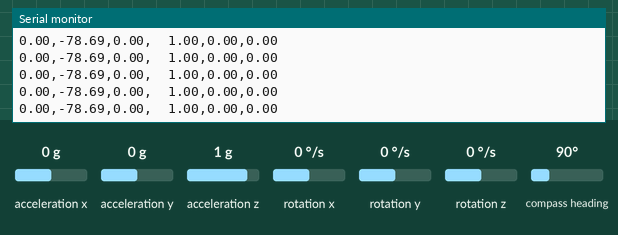
A sketch run on a simulated Arduino Nano 33 BLE. Shown: the last lines printed to the serial monitor. The inputs (shaded band) are chosen by the test bench; at power-on: acceleration z 1 g, acceleration x 0 g, acceleration y 0 g, rotation x 0 °/s, rotation y 0 °/s, rotation z 0 °/s, compass heading 90°.

Above: at 1.2 s.
1.3 s: acceleration z set to 0 g
At 2.1 s:
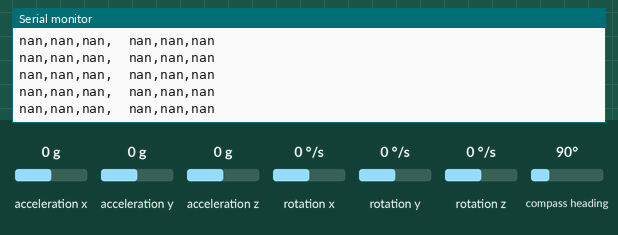
3.2 s: acceleration x set to -1.4 g
At 4.1 s:
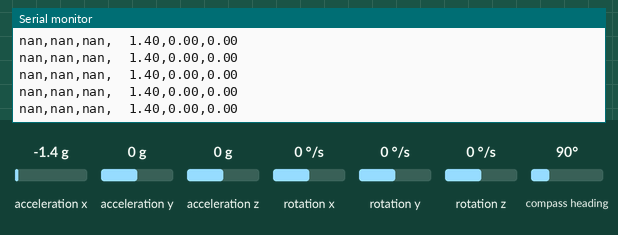
5.1 s: acceleration y set to -1.4 g
At 6.2 s:
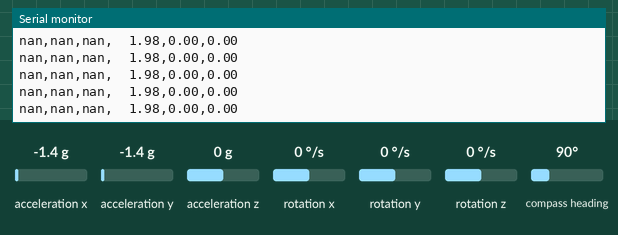

The sketch:

Orientation-code.ino
```cpp
#include <Arduino_BMI270_BMM150.h>

// Hard iron offsets (youll have to calibrate it every time u plug in ur arduino it sucks)
float hardIronOffsetX = -8.5; // X offset
float hardIronOffsetY = -2.5; // Y offset
float hardIronOffsetZ = -0.5; // Z offset

// Complementary filter constant (so like here the gyro integration method has a weighting of 0.98 and is corrected by the 0.02 accel + magno)
const float alpha = 0.98;
const float correctionThreshold = 4.0; // Maximum allowed disagreement in degrees (so if the gyro more than 4 degrees, it assumes its completely wrong and takes the accel + magno value)
const int correctionWindow = 4; // Number of readings to average

float gyroPitch = 0, gyroYaw = 0, gyroRoll = 0;
unsigned long lastTime = 0;
bool initialized = false;

// Circular buffers for accel/mag averages
float pitchAccMagBuffer[correctionWindow];
float yawAccMagBuffer[correctionWindow];
float rollAccMagBuffer[correctionWindow];
int bufferIndex = 0;

// Buffer to track average disagreement counts
int disagreementCount = 0;

void setup() {
  Serial.begin(9600);
  while (!Serial);
  Serial.println("Yaw,Pitch,Roll,UpAcceleration,NorthAcceleration,EastAcceleration"); // Header for the Serial Plotter

  if (!IMU.begin()) {
    Serial.println("Failed to initialize IMU!");
    while (1);
  }

  lastTime = millis();
}

void loop() {
  float magX, magY, magZ;
  float accX, accY, accZ;
  float gyrX, gyrY, gyrZ;

  if (IMU.magneticFieldAvailable() && IMU.accelerationAvailable() && IMU.gyroscopeAvailable()) {
    // Read magnetometer data
    IMU.readMagneticField(magX, magY, magZ);
    // Apply hard iron offset correction
    magX -= hardIronOffsetX;
    magY -= hardIronOffsetY;
    magZ -= hardIronOffsetZ;

    // Read accelerometer data
    IMU.readAcceleration(accX, accY, accZ);

    // Normalize accelerometer values to get the down vector
    float accNorm = sqrt(accX * accX + accY * accY + accZ * accZ);
    float downX = accX / accNorm;
    float downY = accY / accNorm;
    float downZ = accZ / accNorm;

    // Calculate east vector as the cross product of down and magnetic field vectors
    float eastX = downY * magZ - downZ * magY;
    float eastY = downZ * magX - downX * magZ;
    float eastZ = downX * magY - downY * magX;

    // Normalize east vector
    float eastNorm = sqrt(eastX * eastX + eastY * eastY + eastZ * eastZ);
    eastX /= eastNorm;
    eastY /= eastNorm;
    eastZ /= eastNorm;

    // Calculate north vector as the cross product of east and down vectors
    float northX = eastY * downZ - eastZ * downY;
    float northY = eastZ * downX - eastX * downZ;
    float northZ = eastX * downY - eastY * downX;

    // Normalize north vector
    float northNorm = sqrt(northX * northX + northY * northY + northZ * northZ);
    northX /= northNorm;
    northY /= northNorm;
    northZ /= northNorm;

    // Construct the Direction Cosine Matrix (DCM) (so like to convert from arduino xyz to real xyz)
    float DCM[3][3] = {
      {northX, northY, northZ},
      {eastX, eastY, eastZ},
      {downX, downY, downZ}
    };

    // Calculate Euler angles from the DCM (this is all yap from a research paper i dont understand but it seems to work)
    float pitchAccMag = atan2(-DCM[2][0], sqrt(DCM[2][1] * DCM[2][1] + DCM[2][2] * DCM[2][2])) * 180.0 / PI;
    float yawAccMag = atan2(DCM[1][0], DCM[0][0]) * 180.0 / PI;
    float rollAccMag = atan2(DCM[2][1], DCM[2][2]) * 180.0 / PI;

    if (!initialized) {
      gyroPitch = pitchAccMag;
      gyroYaw = yawAccMag;
      gyroRoll = rollAccMag;
      initialized = true;
    }

    // Read gyroscope data
    IMU.readGyroscope(gyrX, gyrY, gyrZ);

    // Gyroscope integration
    unsigned long currentTime = millis();
    float dt = (currentTime - lastTime) / 1000.0; // Convert to seconds
    lastTime = currentTime;

    gyroPitch += gyrX * dt;
    gyroYaw += gyrY * dt;
    gyroRoll += gyrZ * dt;

    // Complementary filter to fuse accelerometer/magnetometer and gyroscope data (so that 0.98 weighting thing from the top to correct the gyro essentially)
    float pitch = alpha * (gyroPitch) + (1 - alpha) * pitchAccMag;
    float yaw = alpha * (gyroYaw) + (1 - alpha) * yawAccMag;
    float roll = alpha * (gyroRoll) + (1 - alpha) * rollAccMag;

    // Update gyroscope angles with the fused data to prevent drift
    gyroPitch = pitch;
    gyroYaw = yaw;
    gyroRoll = roll;

    // Store accel/mag readings in the circular buffer
    pitchAccMagBuffer[bufferIndex] = pitchAccMag;
    yawAccMagBuffer[bufferIndex] = yawAccMag;
    rollAccMagBuffer[bufferIndex] = rollAccMag;
    bufferIndex = (bufferIndex + 1) % correctionWindow;

    // Calculate the average accel/mag readings (reduces noise cause these tend to be jumpy af)
    float avgPitchAccMag = 0, avgYawAccMag = 0, avgRollAccMag = 0;
    for (int i = 0; i < correctionWindow; i++) {
      avgPitchAccMag += pitchAccMagBuffer[i];
      avgYawAccMag += yawAccMagBuffer[i];
      avgRollAccMag += rollAccMagBuffer[i];
    }
    avgPitchAccMag /= correctionWindow;
    avgYawAccMag /= correctionWindow;
    avgRollAccMag /= correctionWindow;

    // Check if the gyro and accel/mag readings disagree significantly (cause gyro is ass when rotated fast istg)
    if (abs(pitch - avgPitchAccMag) > correctionThreshold ||
        abs(yaw - avgYawAccMag) > correctionThreshold ||
        abs(roll - avgRollAccMag) > correctionThreshold) {
      disagreementCount++;
    } else {
      disagreementCount = 0; // Reset the count if there's no significant disagreement
    }

    // Correct the gyro readings if the disagreement persists over the last 5 averages
    if (disagreementCount >= correctionWindow) {
      gyroPitch = avgPitchAccMag;
      gyroYaw = avgYawAccMag;
      gyroRoll = avgRollAccMag;
      disagreementCount = 0; // Reset the count after correction
    }

    // Calculate the acceleration in the up, north, and east directions (this fails idek why when the rest seems to be fine)
    float upAcc = downX * accX + downY * accY + downZ * accZ;
    float northAcc = northX * accX + northY * accY + northZ * accZ;
    float eastAcc = eastX * accX + eastY * accY + eastZ * accZ;

    // Print combined results for the Serial Plotter
    Serial.print(pitch);
    Serial.print(",");
    Serial.print(yaw);
    Serial.print(",");
    Serial.print(roll);
    Serial.print(",  ");
    Serial.print(upAcc);
    Serial.print(",");
    Serial.print(northAcc);
    Serial.print(",");
    Serial.println(eastAcc);
  }
}
```

Measured:
- after the input at 1.3 s, the serial monitor: prints a new line at once (image 1)
- after the input at 3.2 s, the serial monitor: prints a new line at once (image 2)
- after the input at 5.1 s, the serial monitor: prints a new line at once (image 3)
